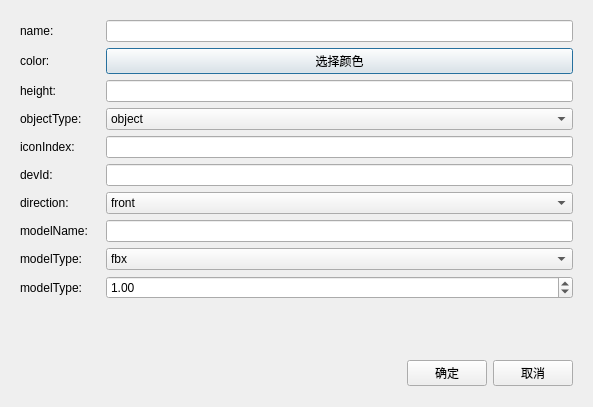
<?xml version="1.0" encoding="UTF-8"?>
<ui version="4.0">
 <class>Map3dObjectPropertyDialog</class>
 <widget class="QDialog" name="Map3dObjectPropertyDialog">
  <property name="geometry">
   <rect>
    <x>0</x>
    <y>0</y>
    <width>593</width>
    <height>407</height>
   </rect>
  </property>
  <property name="windowTitle">
   <string>属性</string>
  </property>
  <layout class="QVBoxLayout" name="verticalLayout">
   <item>
    <widget class="QWidget" name="wgtClient" native="true">
     <layout class="QVBoxLayout" name="verticalLayout_2">
      <item>
       <layout class="QHBoxLayout" name="horizontalLayout_2">
        <item>
         <widget class="QLabel" name="label">
          <property name="minimumSize">
           <size>
            <width>80</width>
            <height>0</height>
           </size>
          </property>
          <property name="maximumSize">
           <size>
            <width>80</width>
            <height>16777215</height>
           </size>
          </property>
          <property name="text">
           <string>name:</string>
          </property>
         </widget>
        </item>
        <item>
         <widget class="QLineEdit" name="edtName"/>
        </item>
       </layout>
      </item>
      <item>
       <layout class="QHBoxLayout" name="horizontalLayout_3">
        <item>
         <widget class="QLabel" name="label_2">
          <property name="minimumSize">
           <size>
            <width>80</width>
            <height>0</height>
           </size>
          </property>
          <property name="maximumSize">
           <size>
            <width>80</width>
            <height>16777215</height>
           </size>
          </property>
          <property name="text">
           <string>color:</string>
          </property>
         </widget>
        </item>
        <item>
         <widget class="QPushButton" name="btnColor">
          <property name="text">
           <string>选择颜色</string>
          </property>
         </widget>
        </item>
       </layout>
      </item>
      <item>
       <layout class="QHBoxLayout" name="horizontalLayout_4">
        <item>
         <widget class="QLabel" name="label_3">
          <property name="minimumSize">
           <size>
            <width>80</width>
            <height>0</height>
           </size>
          </property>
          <property name="maximumSize">
           <size>
            <width>80</width>
            <height>16777215</height>
           </size>
          </property>
          <property name="text">
           <string>height:</string>
          </property>
         </widget>
        </item>
        <item>
         <widget class="QLineEdit" name="edtHeight">
          <property name="text">
           <string/>
          </property>
         </widget>
        </item>
       </layout>
      </item>
      <item>
       <layout class="QHBoxLayout" name="horizontalLayout_5">
        <item>
         <widget class="QLabel" name="label_4">
          <property name="minimumSize">
           <size>
            <width>80</width>
            <height>0</height>
           </size>
          </property>
          <property name="maximumSize">
           <size>
            <width>80</width>
            <height>16777215</height>
           </size>
          </property>
          <property name="text">
           <string>objectType:</string>
          </property>
         </widget>
        </item>
        <item>
         <widget class="QComboBox" name="cbbObjectType">
          <item>
           <property name="text">
            <string>object</string>
           </property>
          </item>
          <item>
           <property name="text">
            <string>immersion</string>
           </property>
          </item>
          <item>
           <property name="text">
            <string>camera</string>
           </property>
          </item>
          <item>
           <property name="text">
            <string>infrared</string>
           </property>
          </item>
          <item>
           <property name="text">
            <string>plane</string>
           </property>
          </item>
          <item>
           <property name="text">
            <string>model</string>
           </property>
          </item>
          <item>
           <property name="text">
            <string>thsensor</string>
           </property>
          </item>
          <item>
           <property name="text">
            <string>wall</string>
           </property>
          </item>
         </widget>
        </item>
       </layout>
      </item>
      <item>
       <layout class="QHBoxLayout" name="horizontalLayout_6">
        <item>
         <widget class="QLabel" name="label_5">
          <property name="minimumSize">
           <size>
            <width>80</width>
            <height>0</height>
           </size>
          </property>
          <property name="maximumSize">
           <size>
            <width>80</width>
            <height>16777215</height>
           </size>
          </property>
          <property name="text">
           <string>iconIndex:</string>
          </property>
         </widget>
        </item>
        <item>
         <widget class="QLineEdit" name="edtIconIndex">
          <property name="text">
           <string/>
          </property>
         </widget>
        </item>
       </layout>
      </item>
      <item>
       <layout class="QHBoxLayout" name="horizontalLayout_7">
        <item>
         <widget class="QLabel" name="label_6">
          <property name="minimumSize">
           <size>
            <width>80</width>
            <height>0</height>
           </size>
          </property>
          <property name="maximumSize">
           <size>
            <width>80</width>
            <height>16777215</height>
           </size>
          </property>
          <property name="text">
           <string>devId:</string>
          </property>
         </widget>
        </item>
        <item>
         <widget class="QLineEdit" name="edtDevId">
          <property name="text">
           <string/>
          </property>
         </widget>
        </item>
       </layout>
      </item>
      <item>
       <layout class="QHBoxLayout" name="horizontalLayout_11">
        <item>
         <widget class="QLabel" name="label_10">
          <property name="minimumSize">
           <size>
            <width>80</width>
            <height>0</height>
           </size>
          </property>
          <property name="maximumSize">
           <size>
            <width>80</width>
            <height>16777215</height>
           </size>
          </property>
          <property name="text">
           <string>direction:</string>
          </property>
         </widget>
        </item>
        <item>
         <widget class="QComboBox" name="cbbDirection">
          <item>
           <property name="text">
            <string>front</string>
           </property>
          </item>
          <item>
           <property name="text">
            <string>back</string>
           </property>
          </item>
          <item>
           <property name="text">
            <string>left</string>
           </property>
          </item>
          <item>
           <property name="text">
            <string>right</string>
           </property>
          </item>
         </widget>
        </item>
       </layout>
      </item>
      <item>
       <layout class="QHBoxLayout" name="horizontalLayout_8">
        <item>
         <widget class="QLabel" name="label_7">
          <property name="minimumSize">
           <size>
            <width>80</width>
            <height>0</height>
           </size>
          </property>
          <property name="maximumSize">
           <size>
            <width>80</width>
            <height>16777215</height>
           </size>
          </property>
          <property name="text">
           <string>modelName:</string>
          </property>
         </widget>
        </item>
        <item>
         <widget class="QLineEdit" name="edtModelName">
          <property name="text">
           <string/>
          </property>
         </widget>
        </item>
       </layout>
      </item>
      <item>
       <layout class="QHBoxLayout" name="horizontalLayout_9">
        <item>
         <widget class="QLabel" name="label_8">
          <property name="minimumSize">
           <size>
            <width>80</width>
            <height>0</height>
           </size>
          </property>
          <property name="maximumSize">
           <size>
            <width>80</width>
            <height>16777215</height>
           </size>
          </property>
          <property name="text">
           <string>modelType:</string>
          </property>
         </widget>
        </item>
        <item>
         <widget class="QComboBox" name="cbbModelType">
          <item>
           <property name="text">
            <string>fbx</string>
           </property>
          </item>
          <item>
           <property name="text">
            <string>gltf</string>
           </property>
          </item>
         </widget>
        </item>
       </layout>
      </item>
      <item>
       <layout class="QHBoxLayout" name="horizontalLayout_10">
        <item>
         <widget class="QLabel" name="label_9">
          <property name="minimumSize">
           <size>
            <width>80</width>
            <height>0</height>
           </size>
          </property>
          <property name="maximumSize">
           <size>
            <width>80</width>
            <height>16777215</height>
           </size>
          </property>
          <property name="text">
           <string>modelType:</string>
          </property>
         </widget>
        </item>
        <item>
         <widget class="QDoubleSpinBox" name="edtModelScale">
          <property name="value">
           <double>1.000000000000000</double>
          </property>
         </widget>
        </item>
       </layout>
      </item>
      <item>
       <spacer name="verticalSpacer">
        <property name="orientation">
         <enum>Qt::Vertical</enum>
        </property>
        <property name="sizeHint" stdset="0">
         <size>
          <width>20</width>
          <height>22</height>
         </size>
        </property>
       </spacer>
      </item>
     </layout>
    </widget>
   </item>
   <item>
    <widget class="QWidget" name="wgtBottom" native="true">
     <property name="minimumSize">
      <size>
       <width>0</width>
       <height>46</height>
      </size>
     </property>
     <property name="maximumSize">
      <size>
       <width>16777215</width>
       <height>46</height>
      </size>
     </property>
     <layout class="QHBoxLayout" name="horizontalLayout">
      <item>
       <spacer name="horizontalSpacer">
        <property name="orientation">
         <enum>Qt::Horizontal</enum>
        </property>
        <property name="sizeHint" stdset="0">
         <size>
          <width>189</width>
          <height>20</height>
         </size>
        </property>
       </spacer>
      </item>
      <item>
       <widget class="QPushButton" name="btnOk">
        <property name="text">
         <string>确定</string>
        </property>
       </widget>
      </item>
      <item>
       <widget class="QPushButton" name="btnCancel">
        <property name="text">
         <string>取消</string>
        </property>
       </widget>
      </item>
     </layout>
    </widget>
   </item>
  </layout>
 </widget>
 <resources/>
 <connections/>
</ui>
